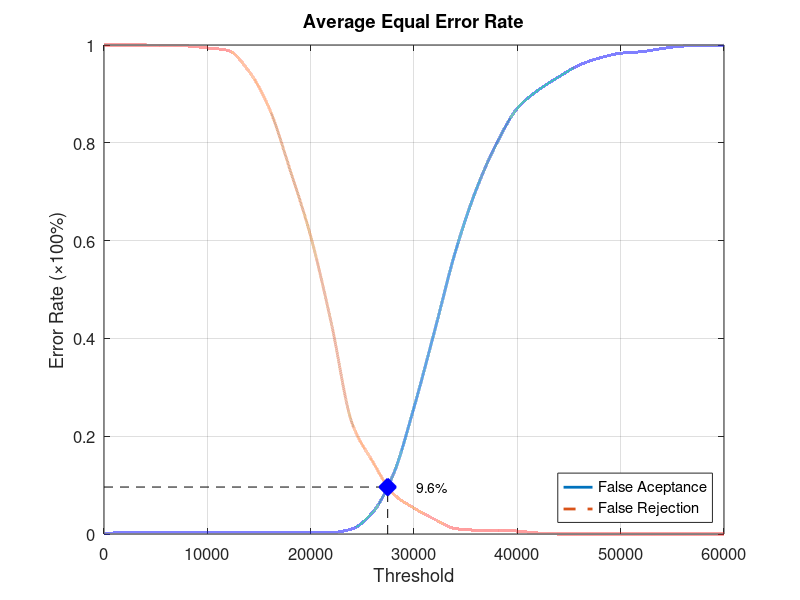
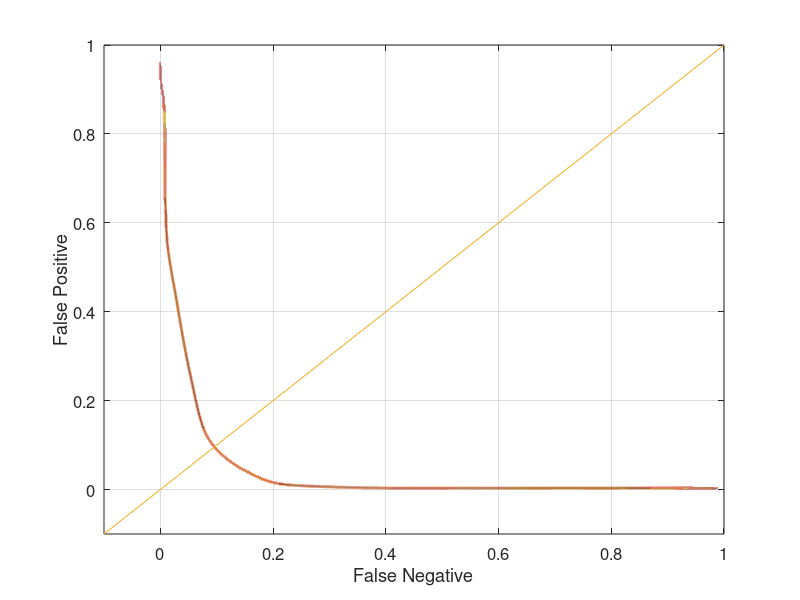

MATLAB code for these plots, in order:
function yEER = Database3Average
close all;
clear;
clc;
x = 0:2000:60000;
xq = 0:0.5:60000;

y0 = [0 0.0031579 0.0031579 0.0031579 0.0031579 0.0031579 0.0031579 0.0031579 0.0031579 0.0031579 0.0031579 0.0031579 0.0105263 0.0442105 0.122105 0.258947 0.41579 0.576842 0.703158 0.798947 0.870526 0.907368 0.934737 0.958947 0.973684 0.983158 0.986316 0.992632 0.997895 0.998947 1];
yy0 = interp1(x, y0, xq, 'pchip');
y1 = [1 1 1 0.998 0.998 0.994 0.989 0.947 0.87 0.745 0.609 0.431 0.227 0.148 0.082 0.053 0.03 0.011 0.008 0.008 0.006 0.002 0 0 0 0 0 0 0 0 0];
yy1 = interp1(x, y1, xq, 'pchip');

% Calculating EER: 
y2 = abs(y0 - y1);
find(y2 == min(y2))
yy2 = abs(yy0 - yy1);
xEER = find(yy2 == min(yy2));
xEERIndex = xq(xEER) % X-axis EER
yEER = yy0(xEER) % Y-axis EER

main = figure
plot(xq, yy0,'-','LineWidth', 2);	hold on
plot(xq, yy1,'--','LineWidth', 2);	hold on
plot([xEERIndex xEERIndex], [0 yEER], 'k--');	hold on
plot([0 xEERIndex], [yEER yEER], 'k--');	hold on
plot(xEERIndex, yEER, 'bx', 'LineWidth', 10);	hold on
text(xEERIndex + 10 * xEERIndex / 100, yEER, [num2str(round((10000 * yEER)) / 100) '%'])
legend('False Aceptance', 'False Rejection', 'Location', 'SouthEast')
xlabel('Threshold')
ylabel('Error Rate (\times100%)')
title('Average Equal Error Rate')
set(gca, 'FontSize', 12)
axis([0 60000 0 1])
grid on

print(main, 'Database3AverageMain', '-dpng');
FNRxFPR = figure('Color', [1 1 1]);
plot(yy1, yy0, '-', yy1, yy0, 'LineWidth', 2);
hold on
y = -0.1:0.1:1
plot(y, y); 
set(gca, 'FontSize', 12)
xlabel('False Negative')
ylabel('False Positive')
axis([-0.1 1 -0.1 1])
set(gca, 'FontSize', 12)
grid on

print(FNRxFPR, 'Database3AverageFNRxFPR','-dpng');
end
